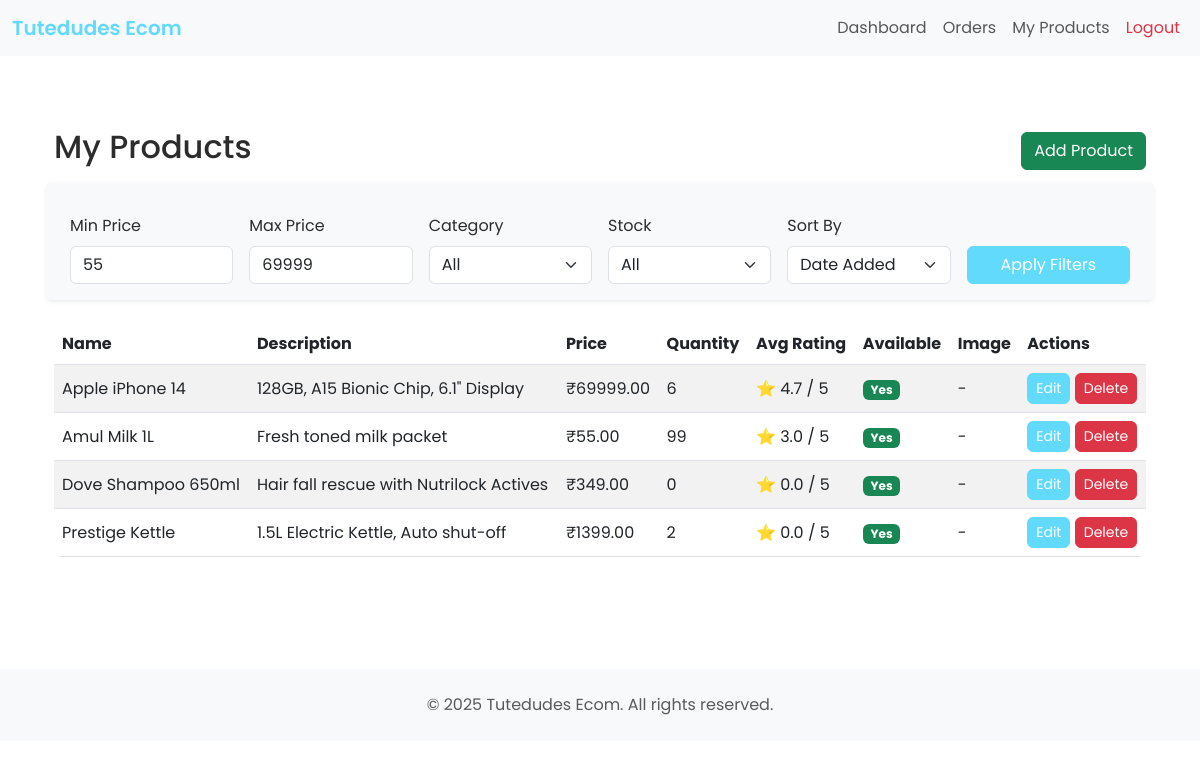
/vendor/products/ (signed in), run on an earlier commit of the app's database.
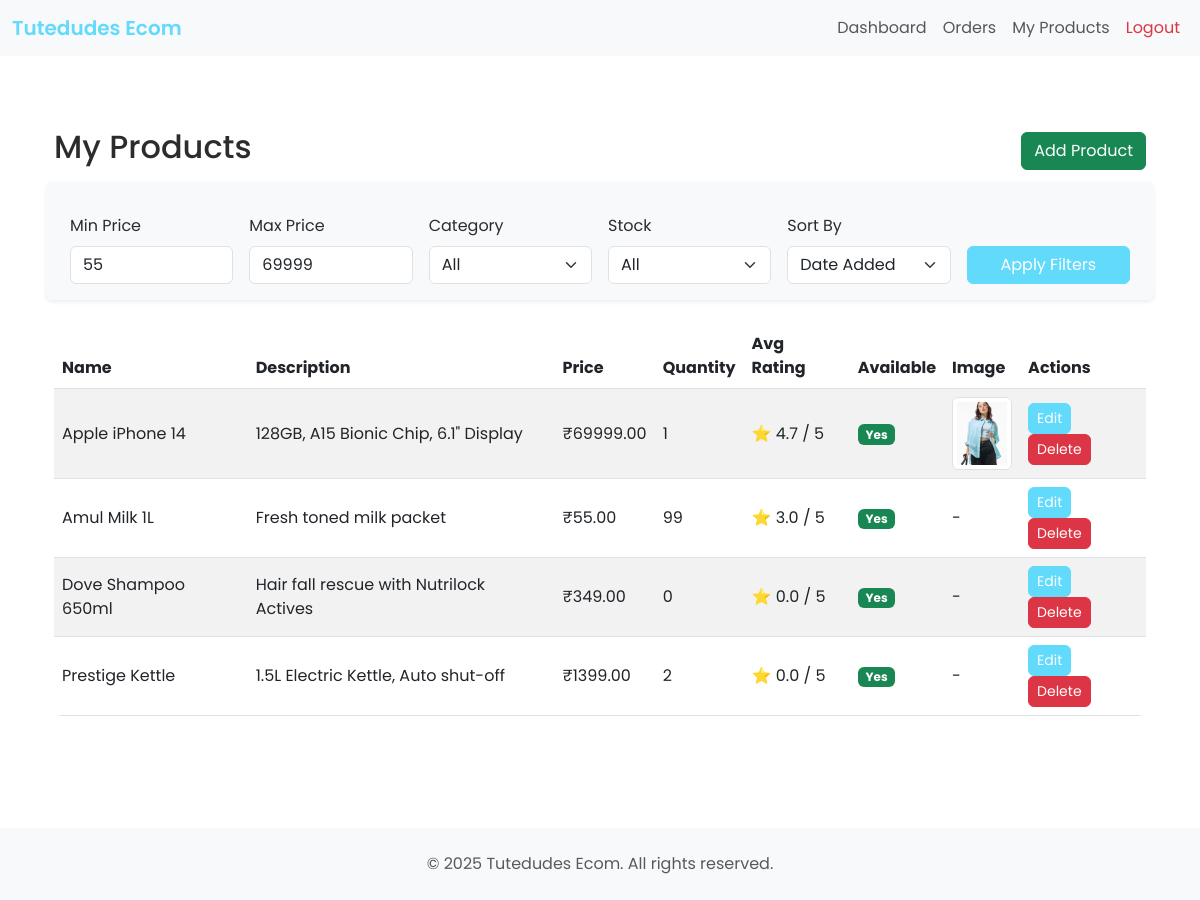
And on a later commit of the database.
### ecomApp/models.py (models this page shows, shortened)
class Product(models.Model):
    vendor = models.ForeignKey(settings.AUTH_USER_MODEL, on_delete=models.CASCADE, limit_choices_to={'is_vendor': True}, related_name='products')
    category = models.ForeignKey('Category', on_delete=models.SET_NULL, null=True, blank=True, related_name='products')
    name = models.CharField(max_length=255)
    description = models.TextField(blank=True)
    price = models.DecimalField(max_digits=10, decimal_places=2)
    quantity = models.PositiveIntegerField()
    image = models.ImageField(upload_to='product_images/', blank=True, null=True)
    available = models.BooleanField(default=True)
    created_at = models.DateTimeField(auto_now_add=True)
    updated_at = models.DateTimeField(auto_now=True)

### ecomApp/views.py (the view)
# urls.py: path('vendor/products/', views.vendor_products, name='vendor_products'),
@login_required
@user_passes_test(is_vendor, login_url='/')
def vendor_products(request):
    from .models import Product, Category
    from django.db.models import Avg, Min, Max
    categories = Category.objects.all()
    price_min = request.GET.get('price_min')
    price_max = request.GET.get('price_max')
    category_id = request.GET.get('category')
    stock = request.GET.get('stock')  # 'in' or 'out'
    sort = request.GET.get('sort')  # 'price', 'date', 'quantity'
    products = Product.objects.filter(vendor=request.user).annotate(avg_rating=Avg('feedbacks__rating'))
    if price_min:
        products = products.filter(price__gte=price_min)
    if price_max:
        products = products.filter(price__lte=price_max)
    if category_id and category_id != 'all':
        products = products.filter(category_id=category_id)
    if stock == 'in':
        products = products.filter(quantity__gt=0)
    elif stock == 'out':
        products = products.filter(quantity=0)
    if sort == 'price':
        products = products.order_by('price')
    elif sort == 'date':
        products = products.order_by('-created_at')
    elif sort == 'quantity':
        products = products.order_by('quantity')
    total_products = products.count()
    low_stock_products = products.filter(quantity__lt=10).count()
    avg_price = products.aggregate(avg=Avg('price'))['avg'] or 0
    best_priced = products.order_by('price').first()
    min_price = Product.objects.filter(vendor=request.user).aggregate(min=Min('price'))['min'] or 0
    max_price = Product.objects.filter(vendor=request.user).aggregate(max=Max('price'))['max'] or 0
    return render(request, 'vendor_products.html', {
        'products': products,
        'categories': categories,
        'total_products': total_products,
        'low_stock_products': low_stock_products,
        'avg_price': avg_price,
        'best_priced': best_priced,
        'min_price': min_price,
        'max_price': max_price,
        'selected_category': category_id or 'all',
        'selected_stock': stock or '',
        'selected_sort': sort or '',
        'selected_price_min': price_min or min_price,
        'selected_price_max': price_max or max_price,
    })

### ecomApp/views.py (called while the page is built)
def is_vendor(user):
    return user.is_authenticated and getattr(user, 'is_vendor', False)

### ecomApp/templates/vendor_products.html (shortened to what this page needs)
{% extends "base.html" %}
{% block content %}
<div class="container py-5">
    <div class="d-flex justify-content-between align-items-center mb-4">
        <h2>My Products</h2>
        <a href="/vendor/products/add/" class="btn btn-success">Add Product</a>
    </div>
    <form method="get" class="row g-3 align-items-end mb-4 bg-light p-3 rounded shadow-sm">
        <div class="col-md-2">
            <label for="price_min" class="form-label">Min Price</label>
            <input type="number" name="price_min" id="price_min" class="form-control" min="{{ min_price }}" max="{{ max_price }}" value="{{ selected_price_min }}">
        </div>
        <div class="col-md-2">
            <label for="price_max" class="form-label">Max Price</label>
            <input type="number" name="price_max" id="price_max" class="form-control" min="{{ min_price }}" max="{{ max_price }}" value="{{ selected_price_max }}">
        </div>
        <div class="col-md-2">
            <label for="category" class="form-label">Category</label>
            <select name="category" id="category" class="form-select">
                <option value="all" {% if selected_category == 'all' %}selected{% endif %}>All</option>
            </select>
        </div>
        <div class="col-md-2">
            <label for="stock" class="form-label">Stock</label>
            <select name="stock" id="stock" class="form-select">
                <option value="" {% if not selected_stock %}selected{% endif %}>All</option>
            </select>
        </div>
        <div class="col-md-2">
            <label for="sort" class="form-label">Sort By</label>
            <select name="sort" id="sort" class="form-select">
                <option value="date" {% if selected_sort == 'date' %}selected{% endif %}>Date Added</option>
            </select>
        </div>
        <div class="col-md-2">
            <button type="submit" class="btn btn-primary w-100">Apply Filters</button>
        </div>
    </form>
    {% if products %}
    <div class="table-responsive">
        <table class="table table-striped align-middle">
            <thead>
                <tr>
                    <th>Name</th>
                    <th>Description</th>
                    <th>Price</th>
                    <th>Quantity</th>
                     <th>Avg Rating</th>
                    <th>Available</th>
                    <th>Image</th>
                    <th>Actions</th>
                </tr>
            </thead>
            <tbody>
                {% for product in products %}
                <tr>
                    <td>{{ product.name }}</td>
                    <td>{{ product.description|truncatewords:10 }}</td>
                    <td>₹{{ product.price }}</td>
                    <td>{{ product.quantity }}</td>
                     <td>⭐ {{ product.avg_rating|default:0|floatformat:1 }} / 5</td>
                    <td>{% if product.available %}<span class="badge bg-success">Yes</span>{% else %}<span class="badge bg-secondary">No</span>{% endif %}</td>
                    <td>
                        {% if product.image %}
                        <img src="{{ product.image.url }}" alt="{{ product.name }}" class="img-thumbnail" style="max-width:60px;">
                        {% else %}-{% endif %}
                    </td>
                    <td>
                        <a href="/vendor/products/{{ product.id }}/edit/" class="btn btn-sm btn-primary">Edit</a>
                        <a href="/vendor/products/{{ product.id }}/delete/" class="btn btn-sm btn-danger">Delete</a>
                    </td>
                </tr>
                {% endfor %}
            </tbody>
        </table>
    </div>
    {% else %}
    <div class="alert alert-info">No products found. Click "Add Product" to create your first product.</div>
    {% endif %}
</div>
{% endblock %}

What changed in the data, as far as the page shows it:
changed Product "Apple iPhone 14": quantity "6" → "1"; image: picture added; no longer shows "-"
